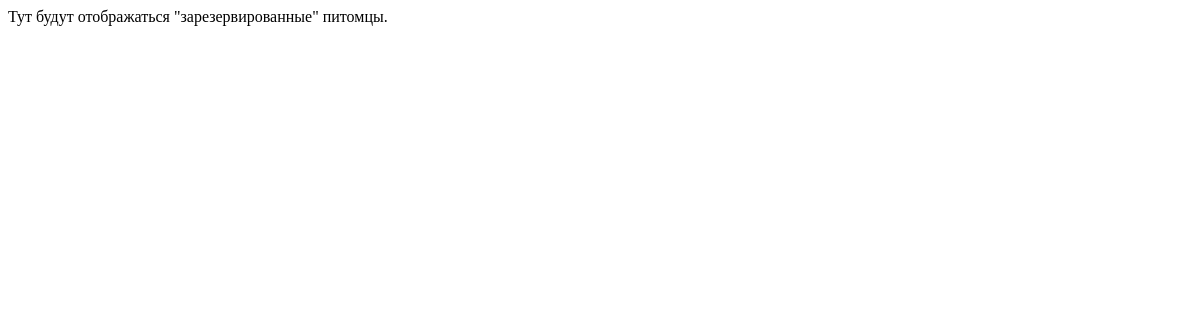
/reserve/ (signed in), run on an earlier commit of the app's database.
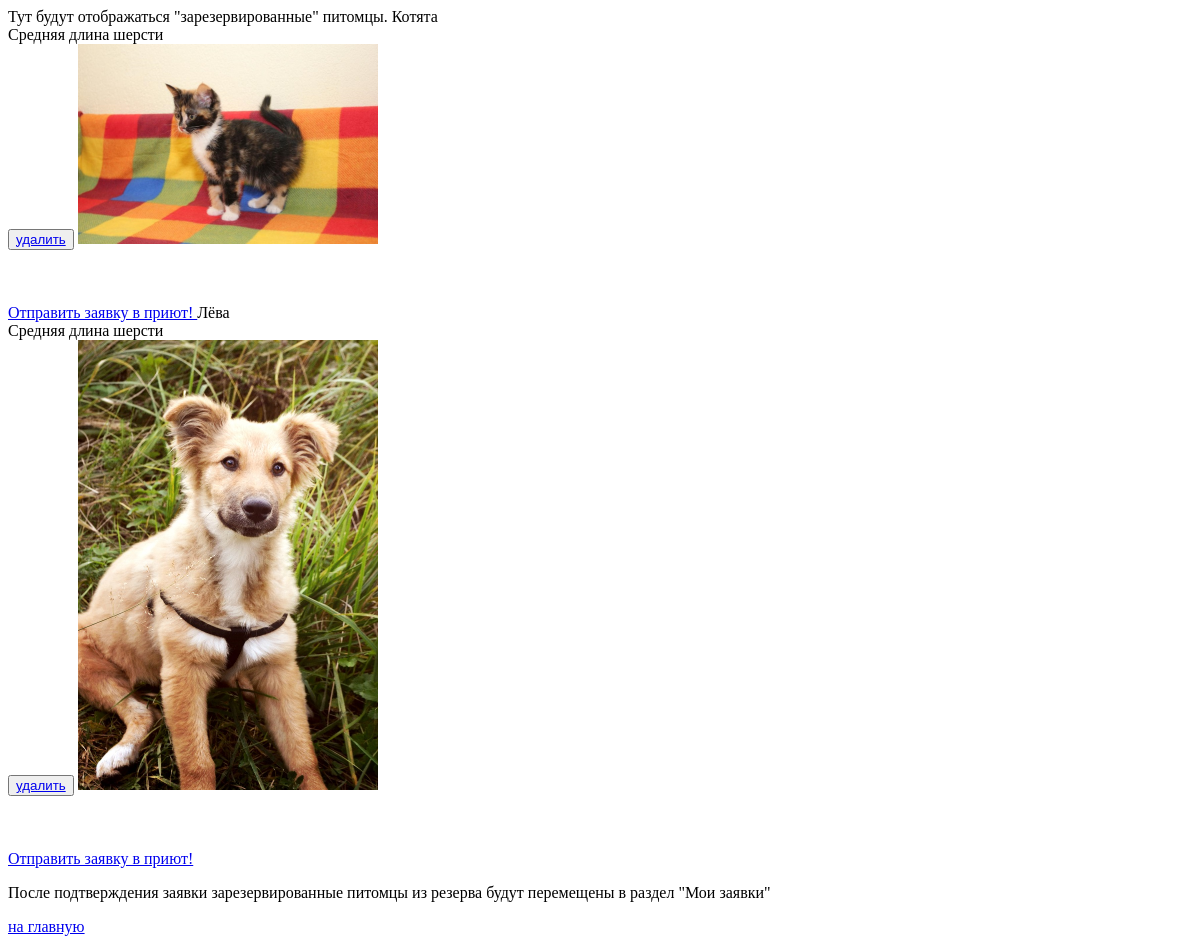
And on a later commit of the database.
### reserveapp/models.py (models this page shows)
class Reserve(models.Model):
    user = models.ForeignKey(User, on_delete=models.CASCADE, related_name='reserveapp')
    pet = models.ForeignKey(Pet, on_delete=models.CASCADE)
    position = models.BooleanField(verbose_name='питомец выбран', default=False)
    add_datetime = models.DateTimeField(verbose_name='время', auto_now_add=True)

### mainapp/models.py (models this page shows, shortened)
class Core(models.Model):
    class Meta:
        ordering = ('-is_active', 'sort', 'name')
        verbose_name = 'Ядро'
        verbose_name_plural = 'Ядра'
    name = models.CharField(verbose_name='заголовок объекта', max_length=255, null=True)
    description = models.TextField(verbose_name='описание объекта', blank=True, null=True)
    sort = models.IntegerField(verbose_name='номер объекта для сортировки', default=0, blank=True, null=False)
    is_active = models.BooleanField(verbose_name='активен ли объект', default=True, db_index=True)
    created = models.DateTimeField(verbose_name='создан', auto_now_add=True)
    updated = models.DateTimeField(verbose_name='обновлен', auto_now=True)
    def __str__(self):
        return f'{self.name}' if self.name else ''

class Pet(Core):
    pet_shelter = models.ForeignKey(Shelter, on_delete=models.CASCADE, related_name='pets', blank=False, null=False)
    pet_category = models.ForeignKey(PetCategory, on_delete=models.CASCADE)
    pet_status = models.ForeignKey(PetStatus, on_delete=models.CASCADE)
    pet_breed = models.ForeignKey(PetBreed, on_delete=models.CASCADE)
    pet_gender = models.ForeignKey(PetGender, on_delete=models.CASCADE)
    pet_size = models.ForeignKey(PetSize, on_delete=models.CASCADE)
    pet_wool_length = models.ForeignKey(PetWool, on_delete=models.CASCADE)
    pet_color = models.ForeignKey(PetColor, on_delete=models.CASCADE)
    pet_character = models.ForeignKey(PetCharacter, on_delete=models.CASCADE)
    age = models.PositiveIntegerField(verbose_name='возраст (лет)', default=0)
    month = models.PositiveIntegerField(verbose_name='возраст (мес)', default=0)

class Picture(Core):
    class Meta:
        ordering = ('sort', 'updated')
        verbose_name = 'Картинка'
        verbose_name_plural = 'Картинки'
    image = models.ImageField(upload_to='images')
    related_obj = models.ForeignKey(Core,
                                    verbose_name='изображения',
                                    null=True, blank=True,
                                    related_name='images',
                                    on_delete=models.CASCADE)

### reserveapp/views.py (the view)
# urls.py: path('reserve/', include('reserveapp.urls', namespace='reserve')),
def reserve(request):
    title = 'Мои зарезервированные питомцы'
    reserve_pets = Reserve.objects.filter(user=request.user)
    content = {
        'title': title,
        'reserve_pets': reserve_pets,
    }
    return render(request, 'reserve.html', content)

### mainapp/context_processors.py (called while the page is built)
def get_context(request):
    context = {
        'menu': Menu(),
    }
    return context

### reserveapp/templates/reserve.html (shortened to what this page needs)
{% load static %}
    {% for item in reserve_pets %}
                    <span class="pet_name">{{ item.pet.name }}</span><br>
        {{ item.pet.pet_wool_length }}<br>
        <button class="btn btn-round">
            <a href="{% url 'reserve:remove' item.pk %}" class="">
                удалить
            </a>
        </button>
        <img style="width: 300px" src="{{item.pet.images.first.image.url}}" alt="" class="img-fluid">
                <a href="{% url 'main:index' %}">
        <br><br>
        Отправить заявку в приют!
        </a>
    {% endfor %}
    {% if reserve_pets %}
                <p>После подтверждения заявки зарезервированные питомцы из резерва будут перемещены в раздел "Мои заявки"</p>
        <a href="{% url 'main:index' %}">на главную</a>
    {% endif %}

What changed in the data, as far as the page shows it:
added Reserve: pet.name "Котята", pet.pet_wool_length "Средняя длина шерсти", pet.images.first.image (picture)
added Reserve: pet.name "Лёва", pet.pet_wool_length "Средняя длина шерсти", pet.images.first.image (picture)
Also different on the page:
text now shown: "После подтверждения заявки зарезервированные питомцы из резерва будут перемещены в раздел \"Мои заявки\" на главную"
